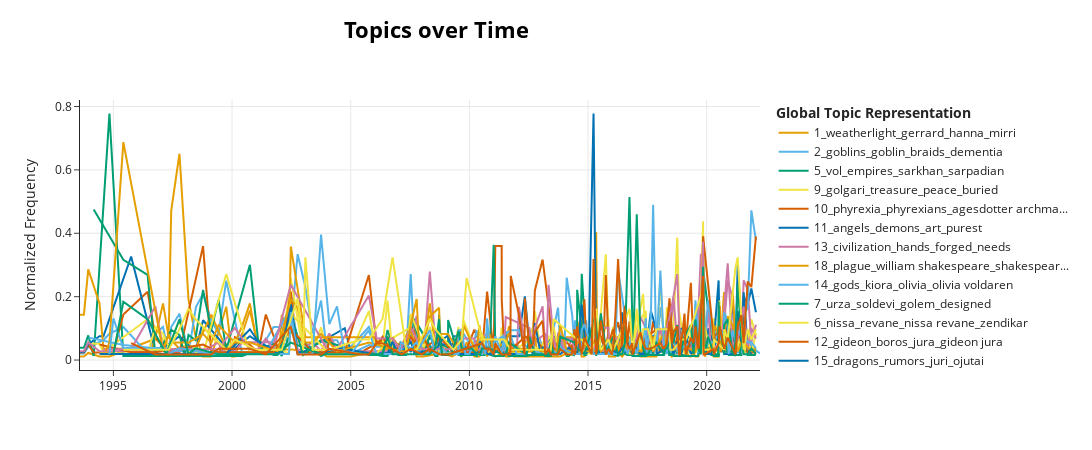

Notebook code cell kept with this figure:
### Code cell
# what if we normalize frequency 
topic_model.visualize_topics_over_time(topics_over_time, topics = [1,2,3,4,5,6,7,8,9,10,11,12,13,14,15,16,17,18,19], \
                                     normalize_frequency=True)
